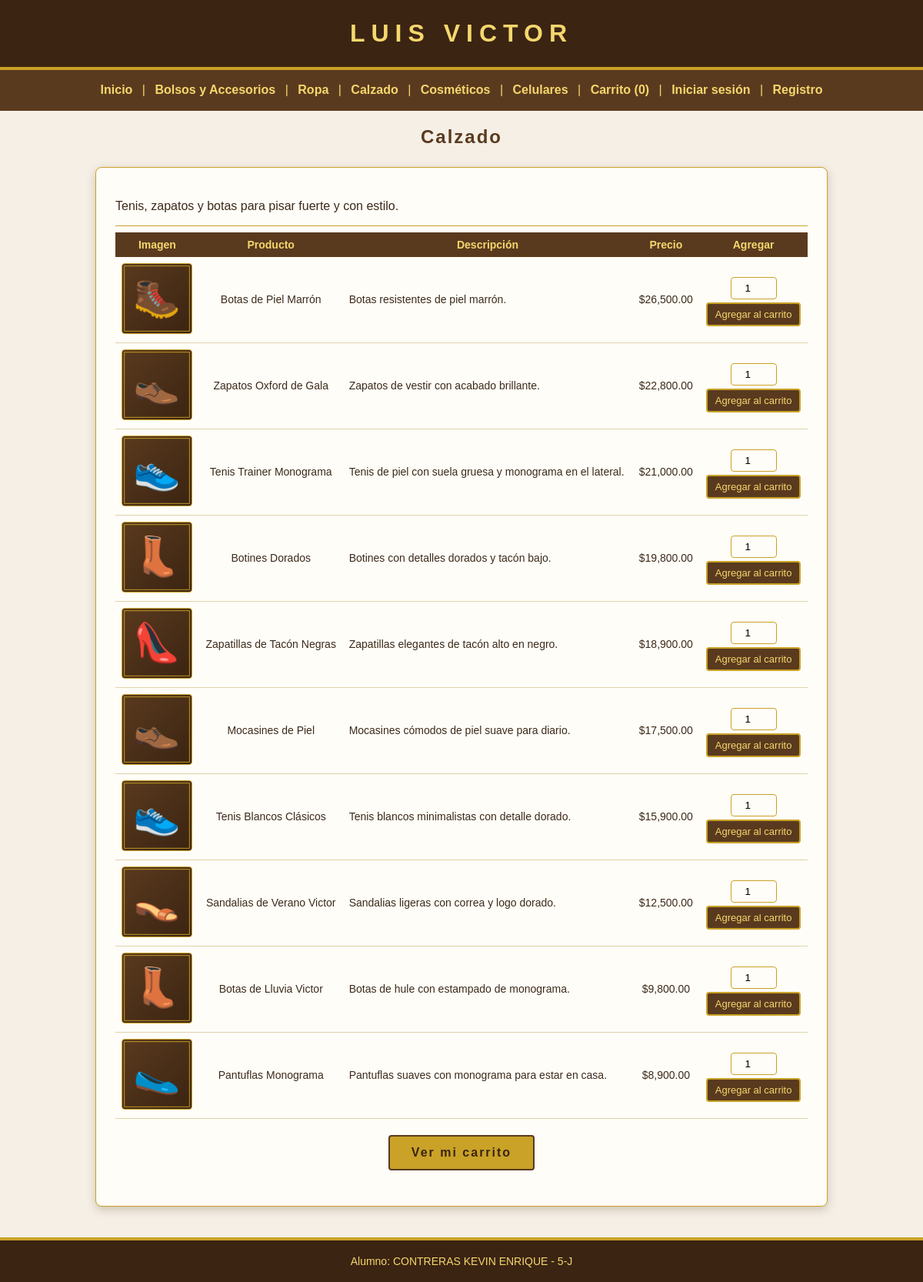
The app's page /calzado.php with its own data.
### tables this page shows
CREATE TABLE productos (
  id INT AUTO_INCREMENT PRIMARY KEY,
  categoria VARCHAR(50) NOT NULL,
  marca VARCHAR(50) NOT NULL,
  nombre VARCHAR(100) NOT NULL,
  descripcion VARCHAR(200) NOT NULL,
  precio DECIMAL(10,2) NOT NULL,
  imagen VARCHAR(255) NOT NULL
);

### calzado.php (the view, shortened to what this page needs)
<?php
$categoria = "Calzado";
require "conexion.php";
$stmt = $conexion->prepare("SELECT id, nombre, descripcion, precio, imagen FROM productos WHERE categoria = ? ORDER BY precio DESC");
$stmt->bind_param("s", $categoria);
$stmt->execute();
$productos = $stmt->get_result();
?>
<!DOCTYPE html>
<html>
<head>
  <link rel="stylesheet" href="estilo.css">
</head>
<body>
  <h1>LUIS VICTOR</h1>
  <?php include "menu.php"; ?>
  <h2>Calzado</h2>
  <div class="ancho">
    <p>Tenis, zapatos y botas para pisar fuerte y con estilo.</p>
    <hr>
    <table>
      <tr>
        <th>Imagen</th>
        <th>Producto</th>
        <th>Descripción</th>
        <th>Precio</th>
        <th>Agregar</th>
      </tr>
      <?php while ($p = $productos->fetch_assoc()) { ?>
      <tr>
        <td><img class="prod" src="<?php echo htmlspecialchars($p["imagen"]); ?>" alt="<?php echo htmlspecialchars($p["nombre"]); ?>" loading="lazy" onerror="this.onerror=null;this.src='imagen_no.svg'"></td>
        <td><?php echo htmlspecialchars($p["nombre"]); ?></td>
        <td class="izq"><?php echo htmlspecialchars($p["descripcion"]); ?></td>
        <td>$<?php echo number_format($p["precio"], 2); ?></td>
        <td>
          <form method="post" action="carrito.php">
            <input type="number" name="cantidad" value="1" min="1" max="10">
            <br>
            <button type="submit" name="agregar" value="<?php echo $p["id"]; ?>">Agregar al carrito</button>
          </form>
        </td>
      </tr>
      <?php } ?>
    </table>
    <p class="centro"><a class="cta" href="carrito.php">Ver mi carrito</a></p>
  </div>
  <?php include "pie.php"; ?>
</body>
</html>

### estilo.css (style rules this page uses)
body { font-family: Arial, sans-serif; background-color: #f5efe6; color: #3b2a1a; margin: 0; }
h1 { background-color: #3b2412; color: #f5d76e; text-align: center; letter-spacing: 8px; margin: 0; padding: 25px; border-bottom: 4px solid #c9a227; }
h2 { color: #5a3a1e; text-align: center; letter-spacing: 2px; }
div { width: 90%; max-width: 520px; margin: 25px auto; padding: 25px; background-color: #fffdf8; border: 1px solid #c9a227; border-radius: 8px; box-shadow: 0 4px 12px rgba(90, 58, 30, 0.25); }
input, select, textarea { width: 100%; box-sizing: border-box; padding: 10px; margin-top: 5px; border: 1px solid #c9a227; border-radius: 4px; background-color: #fffdf8; font-family: Arial, sans-serif; }
button { background-color: #5a3a1e; color: #f5d76e; padding: 12px 25px; border: 2px solid #c9a227; border-radius: 4px; font-family: Arial, sans-serif; font-size: 16px; letter-spacing: 2px; cursor: pointer; }
a { color: #8a6d1d; text-decoration: none; font-weight: bold; }
hr { border: 0; border-top: 1px solid #c9a227; }
table { width: 100%; font-size: 14px; border-collapse: collapse; }
th { background-color: #5a3a1e; color: #f5d76e; padding: 8px; }
td { padding: 8px; text-align: center; border-bottom: 1px solid #e0d2a8; }
div.ancho { max-width: 900px; }
td.izq { text-align: left; }
a.cta { display: inline-block; background-color: #c9a227; color: #3b2412; padding: 12px 28px; margin: 5px; border: 2px solid #5a3a1e; border-radius: 4px; font-size: 16px; letter-spacing: 2px; text-decoration: none; }
p.centro { text-align: center; }
td input { width: 60px; padding: 6px; text-align: center; }
td button { padding: 6px 10px; margin-top: 4px; font-size: 13px; letter-spacing: 0; }
img.prod { width: 90px; height: 90px; object-fit: cover; border: 1px solid #c9a227; border-radius: 4px; background-color: #f5efe6; }

### records on screen
productos: imagen (picture), nombre "Botas de Piel Marrón", descripcion "Botas resistentes de piel marrón.", precio "26,500.00", $p["id"] 26 (drawn)
productos: imagen (picture), nombre "Zapatos Oxford de Gala", descripcion "Zapatos de vestir con acabado brillante.", precio "22,800.00", $p["id"] 27 (drawn)
productos: imagen (picture), nombre "Tenis Trainer Monograma", descripcion "Tenis de piel con suela gruesa y monograma en el lateral.", precio "21,000.00", $p["id"] 21 (drawn)
productos: imagen (picture), nombre "Botines Dorados", descripcion "Botines con detalles dorados y tacón bajo.", precio "19,800.00", $p["id"] 23 (drawn)
productos: imagen (picture), nombre "Zapatillas de Tacón Negras", descripcion "Zapatillas elegantes de tacón alto en negro.", precio "18,900.00", $p["id"] 25 (drawn)
productos: imagen (picture), nombre "Mocasines de Piel", descripcion "Mocasines cómodos de piel suave para diario.", precio "17,500.00", $p["id"] 22 (drawn)
productos: imagen (picture), nombre "Tenis Blancos Clásicos", descripcion "Tenis blancos minimalistas con detalle dorado.", precio "15,900.00", $p["id"] 28 (drawn)
productos: imagen (picture), nombre "Sandalias de Verano Victor", descripcion "Sandalias ligeras con correa y logo dorado.", precio "12,500.00", $p["id"] 24 (drawn)
productos: imagen (picture), nombre "Botas de Lluvia Victor", descripcion "Botas de hule con estampado de monograma.", precio "9,800.00", $p["id"] 30 (drawn)
productos: imagen (picture), nombre "Pantuflas Monograma", descripcion "Pantuflas suaves con monograma para estar en casa.", precio "8,900.00", $p["id"] 29 (drawn)

### other values on screen
$en_carrito "0"
